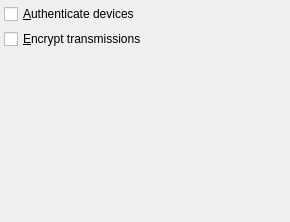
<ui version="4.0" >
 <class>ServiceSettings</class>
 <widget class="QWidget" name="ServiceSettings" >
  <property name="geometry" >
   <rect>
    <x>0</x>
    <y>0</y>
    <width>290</width>
    <height>222</height>
   </rect>
  </property>
  <property name="windowTitle" >
   <string>Service Settings</string>
  </property>
  <layout class="QGridLayout" >
   <property name="margin" >
    <number>4</number>
   </property>
   <property name="spacing" >
    <number>5</number>
   </property>
   <item row="1" column="0" >
    <widget class="QCheckBox" name="authCheckBox" >
     <property name="text" >
      <string>&amp;Authenticate devices</string>
     </property>
    </widget>
   </item>
   <item row="2" column="0" >
    <widget class="QCheckBox" name="encryptCheckBox" >
     <property name="text" >
      <string>&amp;Encrypt transmissions</string>
     </property>
    </widget>
   </item>
   <item row="3" column="0" >
    <spacer>
     <property name="orientation" >
      <enum>Qt::Vertical</enum>
     </property>
     <property name="sizeHint" >
      <size>
       <width>20</width>
       <height>40</height>
      </size>
     </property>
    </spacer>
   </item>
  </layout>
 </widget>
 <resources/>
 <connections/>
</ui>
